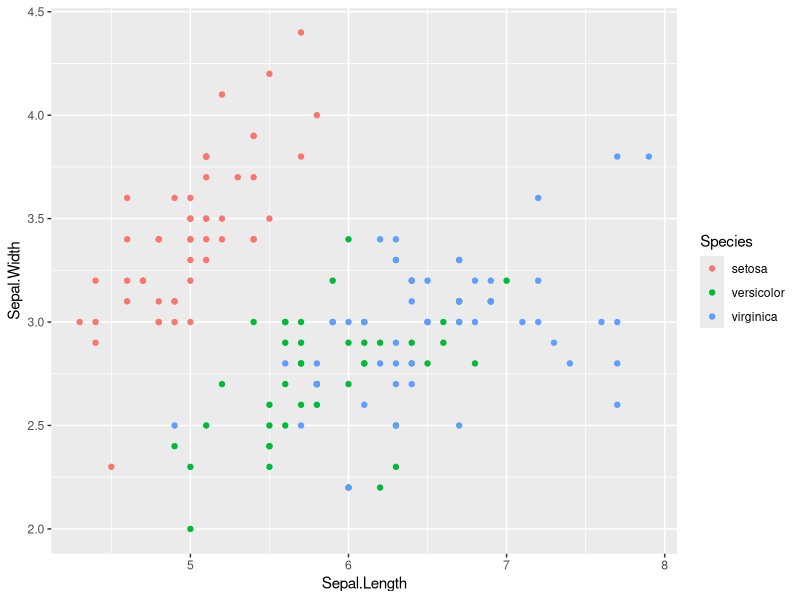
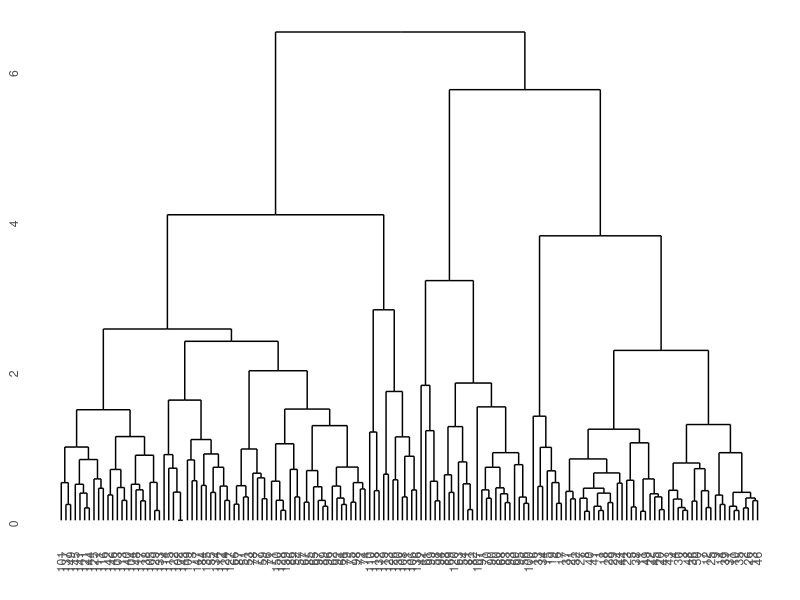
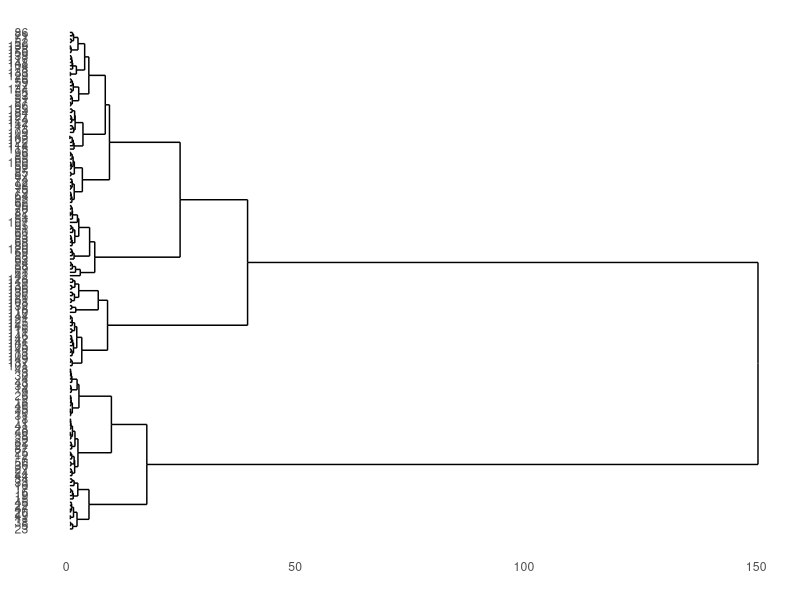
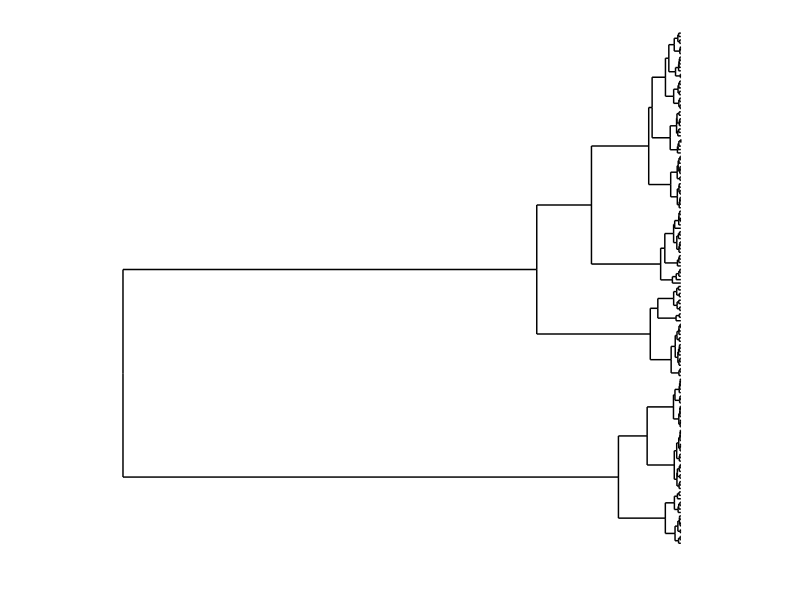
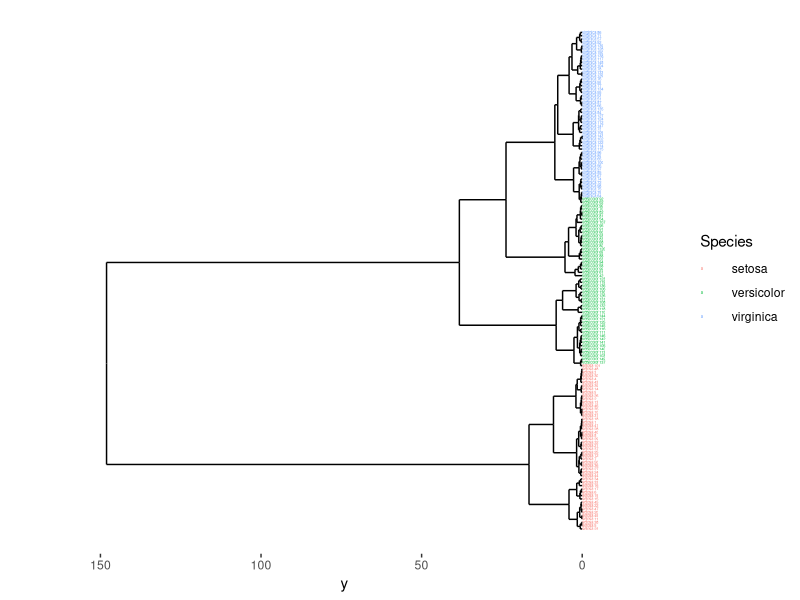

Here is the R script that generated these plots, in order:
require(ggplot2)
require(dplyr)
require(ggdendro)
## http://onlinelibrary.wiley.com/doi/10.1002/0470854774.app1/pdf
## http://en.wikipedia.org/wiki/Hierarchical_clustering
## http://xray.bmc.uu.se/kurs/BioinfX3/Clustering.pdf
## http://www.jstatsoft.org/v53/i09/paper
## http://cc.oulu.fi/~jarioksa/softhelp/vegan/html/vegdist.html

#######
## Hierarhično razvrščanje
######

head(iris)
iris %>% ggplot(aes(Sepal.Length, Sepal.Width, col=Species)) + geom_point()

L <- iris$Sepal.Length

#Standardizacija
s <- (L-mean(L))/sd(L)
head(s)
# Standardizacija večih stolpcev
X <- scale(as.matrix(iris[,1:4]))
head(X)

# Matrika različnosti
D <- dist(X)
head(D)
# Hierarhično razvrščanje
model <- hclust(D)
names(model)

# Izris
ggdendrogram(model, rotate = FALSE, size = 2)

# https://cran.r-project.org/web/packages/ggdendro/vignettes/ggdendro.html

# uporabimo Wardovo metodo združevanja
model <- hclust(D,method="ward.D")
ggdendrogram(model, rotate = TRUE, size = 2)


# plot(t,hang=-1,cex=0.1,main="Iris")

# Dolocimo razvrstitev  p
# p[i]=k  - enota i pripada skupini k
p <- cutree(model, k=3)

df <- iris %>% mutate(p = p)

df %>% filter(p==1 & Species != "setosa") %>% select(Species)
df %>% filter(p==2) %>% select(Species)
df %>% filter(p==3) %>% select(Species)


ddata <- dendro_data(model, type = "rectangle")

ggplot(segment(ddata)) + 
  geom_segment(aes(x = x, y = y, xend = xend, yend = yend)) + 
  coord_flip() + scale_y_reverse(expand = c(0.2, 0)) + 
  theme_dendro()

ddata$labels$label <- paste(iris$Species, ddata$labels$label %>% as.character)
ddata$labels$Species <- iris$Species

ggplot(segment(ddata)) + 
  geom_segment(aes(x = x, y = y, xend = xend, yend = yend)) + 
  coord_flip()  + 
  scale_y_reverse(expand = c(0.2, 0)) + 
  geom_text(data=ddata$labels, aes(x=x, y=y, label=label, colour=Species), hjust=0, size=1) +
  theme(axis.line.y=element_blank(),
        axis.ticks.y=element_blank(),
        axis.text.y=element_blank(),
        axis.title.y=element_blank(),
        panel.background=element_rect(fill="white"),
        panel.grid=element_blank())
